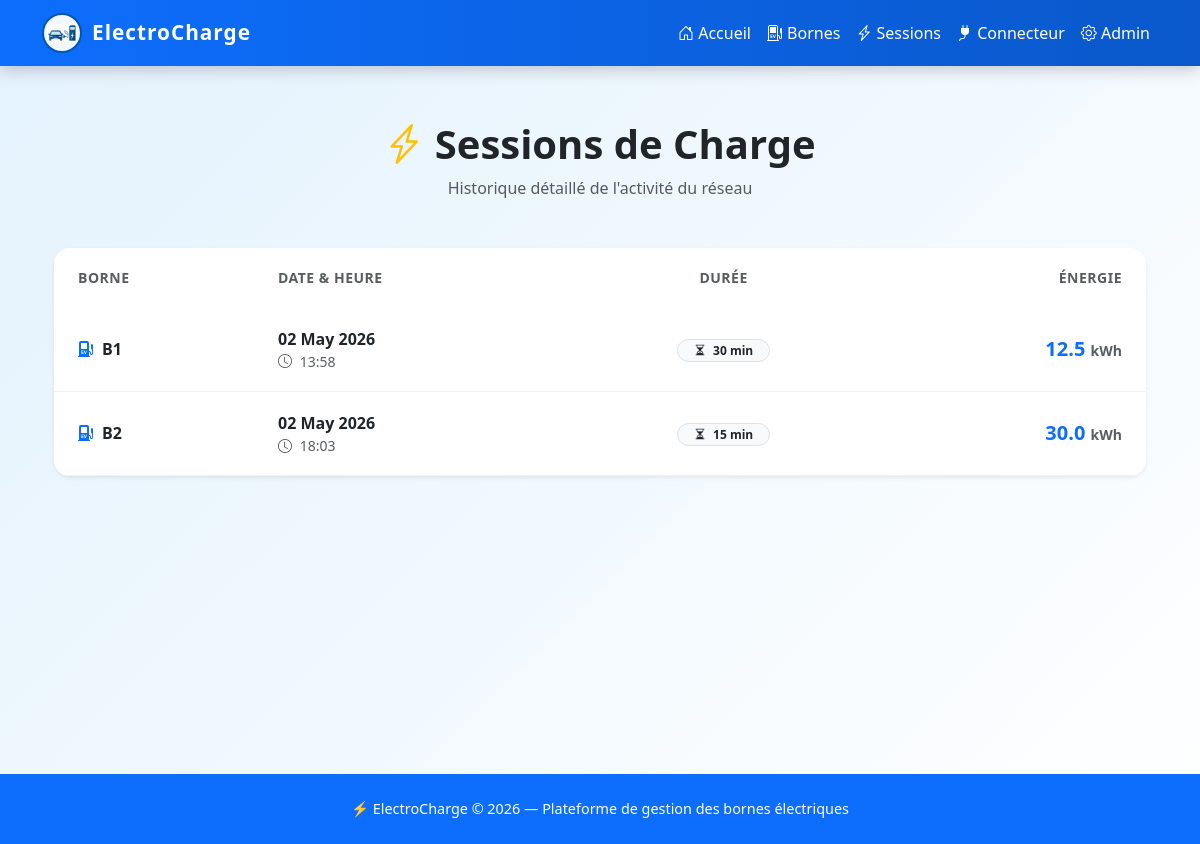
The app's page /sessions/ with its own data.
### borne/models.py (models this page shows, shortened)
class SessionCharge(models.Model):
    borne = models.ForeignKey(Borne, on_delete=models.CASCADE)
    date_debut = models.DateTimeField()
    duree_minutes = models.IntegerField()
    energie_kwh = models.FloatField()

class Borne(models.Model):
    STATUT_CHOICES = [
        ('libre', 'Libre'),
        ('occupee', 'Occupée'),
        ('maintenance', 'En maintenance'),
    ]
    identifiant = models.CharField(max_length=100, unique=True)
    emplacement = models.CharField(max_length=100)
    puissance_kw = models.FloatField()
    statut = models.CharField(max_length=20, choices=STATUT_CHOICES)
    date_installation = models.DateField()
    connecteur = models.ForeignKey(TypeConnecteur, on_delete=models.CASCADE)

### borne/views.py (the view)
# urls.py: path('sessions/', views.sessions),
def sessions(request):
    sessions = SessionCharge.objects.all()
    return render(request, 'borne/sessions.html', {'sessions': sessions} )

### borne/templates/borne/sessions.html (shortened to what this page needs)
{% extends 'borne/base.html' %}
{% block content %}
<div class="container py-4">
    <div class="text-center mb-5">
        <h2 class="fw-bold display-6">
            <i class="bi bi-lightning-charge text-warning"></i>
             Sessions de Charge
        </h2>
        <p class="text-muted">Historique détaillé de l'activité du réseau</p>
    </div>
    <div class="card border-0 shadow-sm rounded-4 overflow-hidden">
        <div class="table-responsive">
            <table class="table table-hover align-middle mb-0">
                <thead class="bg-light">
                    <tr>
                        <th class="ps-4 border-0 text-uppercase small fw-bold text-muted">Borne</th>
                        <th class="border-0 text-uppercase small fw-bold text-muted">Date & Heure</th>
                        <th class="border-0 text-uppercase small fw-bold text-muted text-center">Durée</th>
                        <th class="pe-4 border-0 text-uppercase small fw-bold text-muted text-end">Énergie</th>
                    </tr>
                </thead>
                <tbody>
                    {% for s in sessions %}
                    <tr class="border-bottom-light">
                        <td class="ps-4">
                            <div class="d-flex align-items-center gap-2">
                                <i class="bi bi-ev-station-fill text-primary"></i>
                                <span class="fw-bold text-dark">
                                    {{ s.borne.identifiant }}
                                </span>
                            </div>
                        </td>
                        <td>
                            <div class="d-flex flex-column">
                                <span class="fw-semibold text-dark">
                                    {{ s.date_debut|date:"d F Y" }}
                                </span>
                                <span class="small text-muted">
                                    <i class="bi bi-clock me-1"></i>
                                    {{ s.date_debut|date:"H:i" }}
                                </span>
                            </div>
                        </td>
                        <td class="text-center">
                            <span class="badge bg-light text-dark border px-3 rounded-pill">
                                <i class="bi bi-hourglass-split me-1"></i>
                                {{ s.duree_minutes }} min
                            </span>
                        </td>
                        <td class="pe-4 text-end">
                            <span class="fs-5 fw-bold text-primary">
                                {{ s.energie_kwh }}
                            </span>
                            <small class="text-muted fw-bold"> kWh</small>
                        </td>
                    </tr>
                    {% endfor %}
                </tbody>
            </table>
        </div>
    </div>
</div>
{% endblock %}

### borne/templates/borne/base.html (style rules this page uses)
html, body { margin: 0; padding: 0; height: 100%; }
body { background: linear-gradient(135deg, #e3f2fd, #ffffff); font-family: 'Segoe UI', sans-serif; }

### borne/templates/borne/sessions.html (style rules this page uses)
body { background-color: #f3f6f9; }
.table thead th { padding-top: 1.2rem; padding-bottom: 1.2rem; letter-spacing: 0.5px; }
.table tbody td { padding-top: 1.2rem; padding-bottom: 1.2rem; }
.border-bottom-light { border-bottom: 1px solid #f1f1f1; }

### records on screen
SessionCharge: borne.identifiant "B1", date_debut "02 May 2026", date_debut "13:58", duree_minutes "30", energie_kwh "12.5"
SessionCharge: borne.identifiant "B2", date_debut "02 May 2026", date_debut "18:03", duree_minutes "15", energie_kwh "30.0"
